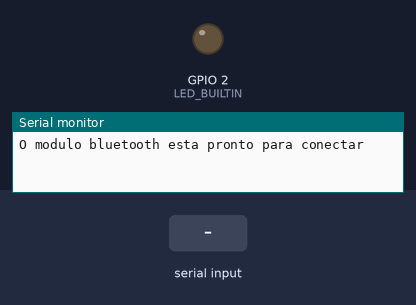
This program was run on a simulated ESP32. Shown: output pins drawn as LEDs (lit = HIGH), the last lines printed to the serial monitor. The inputs (shaded band) are chosen by the test bench. Nothing arrives over Bluetooth unless stated.

Above: at 1.2 s.
1.3 s: "on\n" received over the second serial link
At 2.3 s:
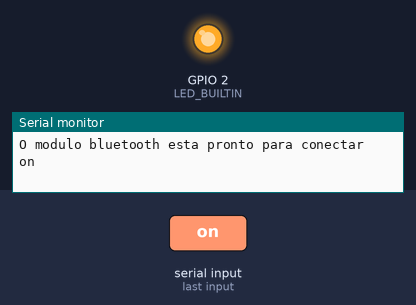
2.8 s: "off\n" received over the second serial link
At 3.3 s:
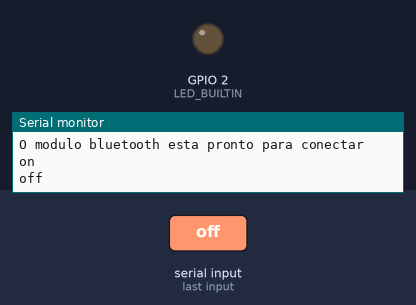
Timing chart, 0 to 5.8 s (numbered marks = the images above; inputs shaded):
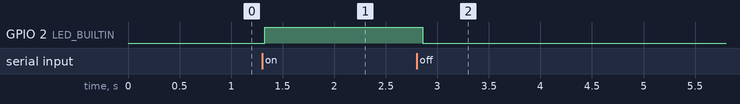

The program:

main.cpp
```cpp
#include <Arduino.h>
#include <QTRSensors.h>

#include "constantes.h"
#include "bluetooth.h"

QTRSensors qtr;

const uint8_t SensorCount = QTR_NumeroDeSensores;
uint16_t sensorValues[SensorCount];

String message = "";
char incomingChar;

void setup() {

  // configura os sensores QTR
  qtr.setTypeRC();
  qtr.setSensorPins((const uint8_t[]){
    RS_1_PIN, RS_2_PIN, RS_3_PIN, RS_4_PIN, RS_5_PIN, RS_6_PIN, RS_7_PIN, RS_8_PIN
  }, SensorCount);
  qtr.setEmitterPin(QTR_EmitterPin);
  qtr.setTimeout(clock);

  Serial.begin(115200);

  iniciaBluetooth();
  pinMode(LED_BUILTIN, OUTPUT);

}

void loop() {

  if (SerialBT.available()){
    char incomingChar = SerialBT.read();
    if (incomingChar != '\n'){
      message += String(incomingChar);
    }
    else{
      message = "";
    }
    Serial.write(incomingChar);
  }

  if (message =="on"){
    digitalWrite(LED_BUILTIN, HIGH);
    SerialBT.println("LED ligado");
  }
  else if (message =="off"){
    digitalWrite(LED_BUILTIN, LOW);
    SerialBT.println("LED desligado");
  }

  delay(20);
}
```

bluetooth.h
```cpp
#include "BluetoothSerial.h"

#if !defined(CONFIG_BT_ENABLED) || !defined(CONFIG_BLUEDROID_ENABLED)
#error Bluetooth is not enabled! Please run `make menuconfig` to and enable it
#endif

BluetoothSerial SerialBT;

void iniciaBluetooth () {
  SerialBT.begin("ESP32test"); //Bluetooth device name
  Serial.println("O modulo bluetooth esta pronto para conectar");
}
```

constantes.h
```cpp
// constantes globais

#define clock 1000 // Timeout global para o controlador e os sensores executarem no mesmo ritimo

// Pololu QTR Reflectance Sensors

#define QTR_EmitterPin 15 // pino de emissão QTR
#define QTR_NumeroDeSensores 8 // pino de emissão QTR

#define RS_1_PIN 2
#define RS_2_PIN 4
#define RS_3_PIN 5
#define RS_4_PIN 18
#define RS_5_PIN 19
#define RS_6_PIN 21
#define RS_7_PIN 22
#define RS_8_PIN 23
```

Measured:
- after the input at 1.3 s, GPIO 2 (LED_BUILTIN): LOW → HIGH at once
- after the input at 2.8 s, GPIO 2 (LED_BUILTIN): HIGH → LOW after 0.06 s
